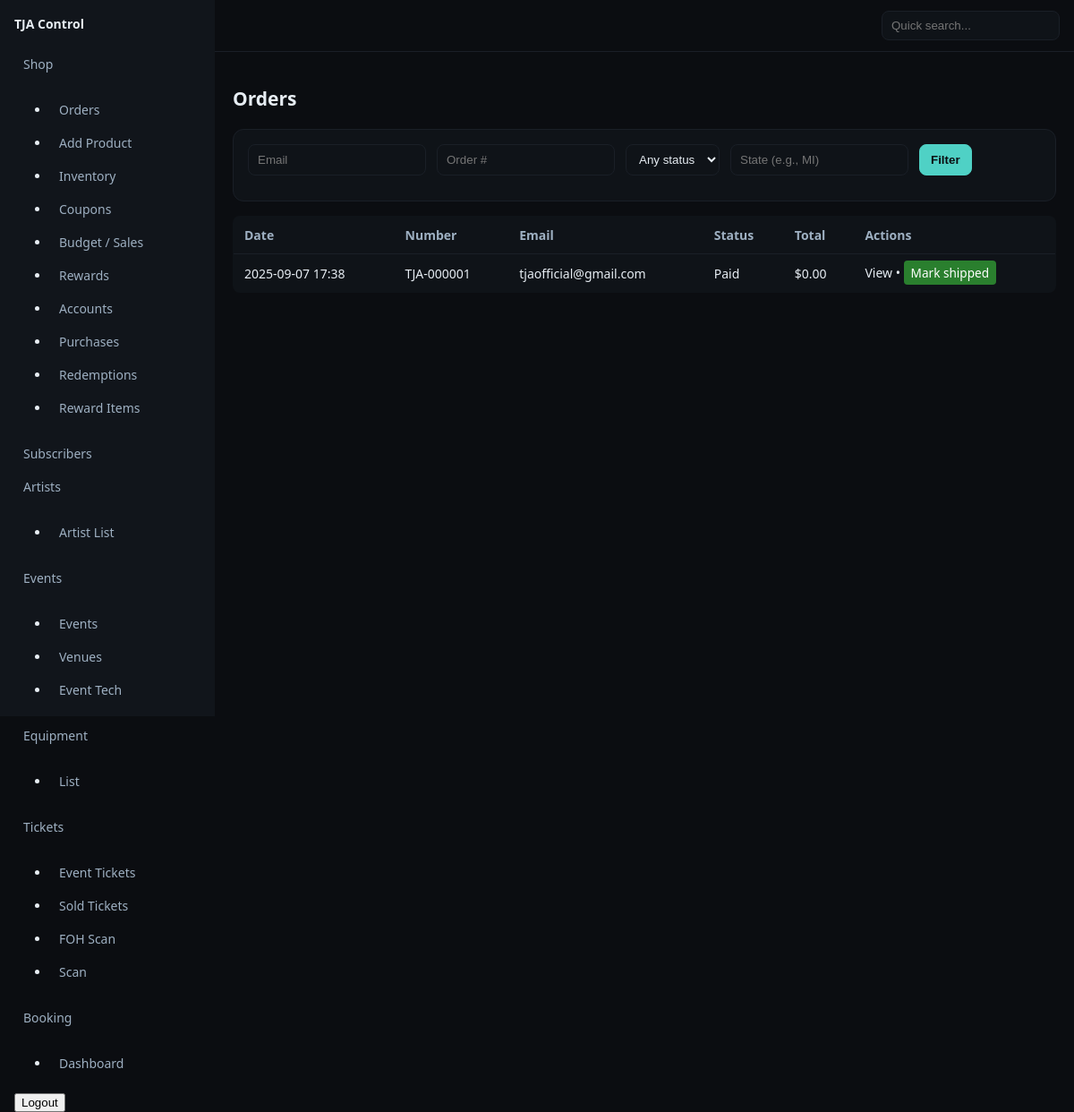
Page /control/shop/orders (signed in) on the earlier database version.
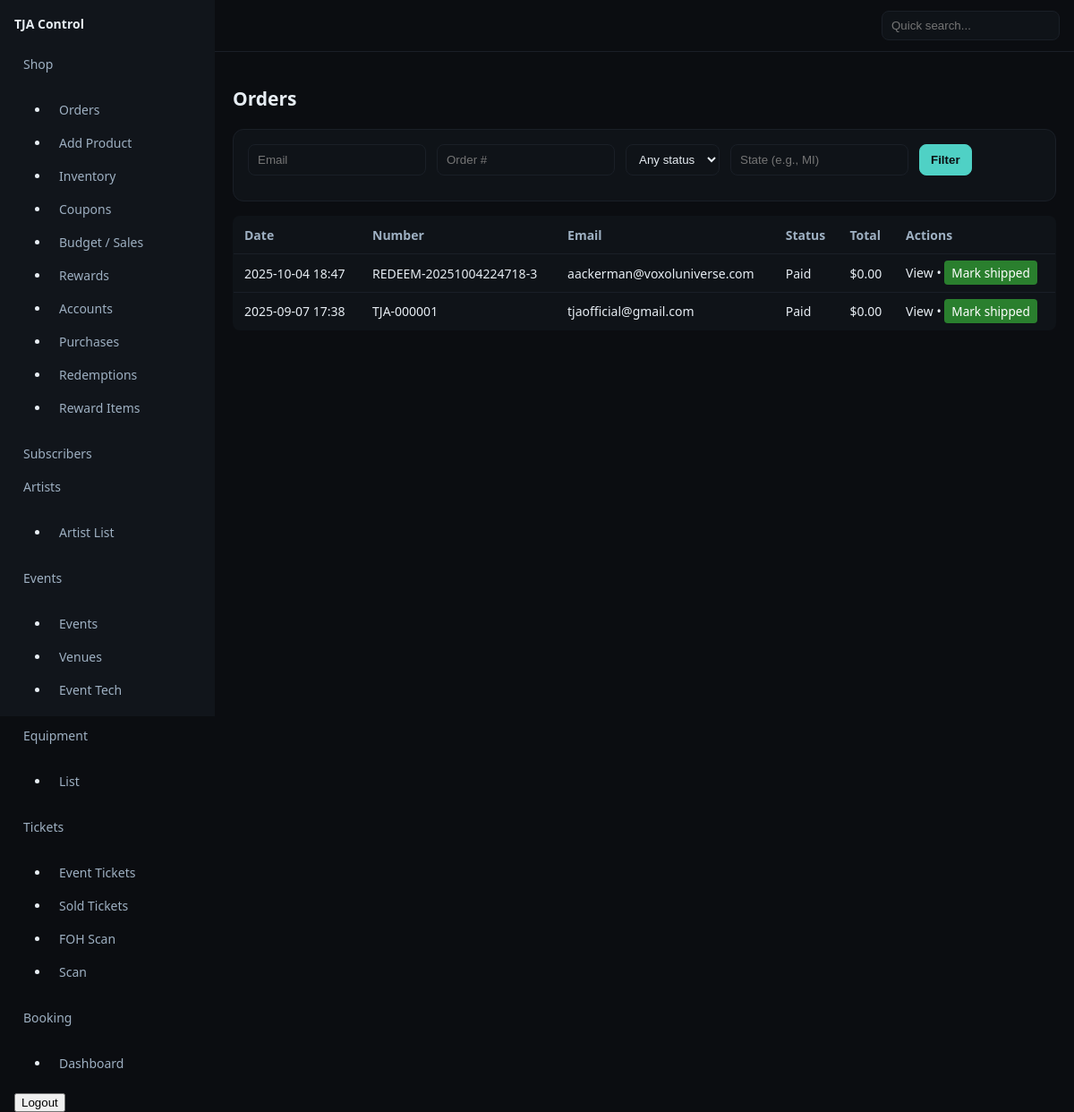
Same page on the later database version.
### shop/models.py (models this page shows, shortened)
class Order(models.Model):
    STATUS_CHOICES = [
        ("created", "Created"),
        ("pending", "Pending"),
        ("fulfilled", "Fulfilled"),
        ("paid", "Paid"),
        ("failed", "Failed"),
        ("refunded", "Refunded"),
        ("canceled", "Canceled"),
        ("shipped", "Shipped"),
    ]
    user = models.ForeignKey(User, null=True, blank=True, on_delete=models.SET_NULL, related_name="orders")
    email = models.EmailField(blank=True)
    status = models.CharField(max_length=20, choices=STATUS_CHOICES, default="pending")
    number = models.CharField(max_length=20, blank=True, db_index=True)  # e.g., TJA-000123
    subtotal_cents = models.PositiveIntegerField(default=0)
    shipping_cents = models.PositiveIntegerField(default=0)
    tax_cents = models.PositiveIntegerField(default=0)
    total_cents = models.PositiveIntegerField(default=0)
    shipping_method = models.CharField(max_length=40, blank=True)
    ship_to_name = models.CharField(max_length=120, blank=True)
    ship_to_state = models.CharField(max_length=10, blank=True)
    ship_to_city = models.CharField(max_length=120, blank=True)
    ship_to_addr1 = models.CharField(max_length=200, blank=True)
    ship_to_postal = models.CharField(max_length=20, blank=True)
    payment_provider = models.CharField(max_length=20, default="stripe")
    provider_session_id = models.CharField(max_length=120, blank=True)   # Stripe Checkout session id
    provider_payment_intent = models.CharField(max_length=120, blank=True)
    created_at = models.DateTimeField(auto_now_add=True)
    paid_at = models.DateTimeField(null=True, blank=True)
    shipped_at = models.DateTimeField(null=True, blank=True)

### shop/views.py (the view)
# urls.py: path("orders", views.orders_list, name="orders_list"),
@is_super
def orders_list(request):
    qs = Order.objects.all().order_by("-created_at")
    email  = request.GET.get("email", "").strip()
    number = request.GET.get("number", "").strip()
    status = request.GET.get("status", "").strip()
    state  = request.GET.get("state", "").strip()
    if not status:
        status = "paid"
    if email:
        qs = qs.filter(Q(email__icontains=email) | Q(user__email__icontains=email))
    if number:
        qs = qs.filter(number__icontains=number)
    if status:
        qs = qs.filter(status=status)
    if state:
        qs = qs.filter(ship_to_state__iexact=state)
    ctx = {"orders": qs, "status_choices": Order.STATUS_CHOICES}
    return render(request, "shop/orders_list.html", ctx)

### pages/templatetags/shop_extras.py (called while the page is built)
@register.filter
def money(cents):
    try:
        return f"${(int(cents)/100):.2f}"
    except Exception:
        return "$0.00"

### templates/shop/orders_list.html (shortened to what this page needs)
{% extends 'controlpanel/dashboard.html' %}
{% load static shop_extras %}
{% block content %}
<h1>Orders</h1>
<form method="get" class="card">
  <div class="form-row">
    <input class="input" name="email" placeholder="Email" value="{{ request.GET.email }}">
    <input class="input" name="number" placeholder="Order #" value="{{ request.GET.number }}">
    <select class="input" name="status">
      <option value="">Any status</option>
    </select>
    <input class="input" name="state" placeholder="State (e.g., MI)" value="{{ request.GET.state }}">
    <button class="btn primary">Filter</button>
  </div>
</form>
<table class="table">
  	<thead>
		<tr>
			<th>Date</th>
			<th>Number</th>
			<th>Email</th>
			<th>Status</th>
			<th>Total</th>
			<th>Actions</th>
		</tr>
	</thead>
  <tbody>
    {% for o in orders %}
      <tr>
        <td>{{ o.created_at|date:"Y-m-d H:i" }}</td>
        <td>{% if o.number %}<a href="{% url 'control:shop:order_detail' o.number %}">{{ o.number }}</a>{% endif %}</td>
        <td>{% if o.email %}{{ o.email }}{% endif %}</td>
        <td>{{ o.get_status_display }}</td>
        <td>{{ o.total_cents|money }}</td>
        <td>
			<a href="{% url 'control:shop:order_detail' o.number %}">View</a>
			{% if o.status != "fulfilled" and o.status != "pending" and o.status != "canceled" %}
				• <a href="{% url 'control:shop:order_ship' o.id %}" class="btn-small" onclick="return confirm('Mark this order as shipped?');">Mark shipped</a>
			{% endif %}
      </td>
      </tr>
    {% empty %}
      <tr><td colspan="5" class="muted">No orders found.</td></tr>
    {% endfor %}
  </tbody>
</table>
{% endblock %}

Differences in the rows shown:
added Order: created_at "2025-10-04 18:47", number "REDEEM-20251004224718-3", email "aackerman@voxoluniverse.com", status "Paid", total_cents "$0.00", shows "Mark shipped"
